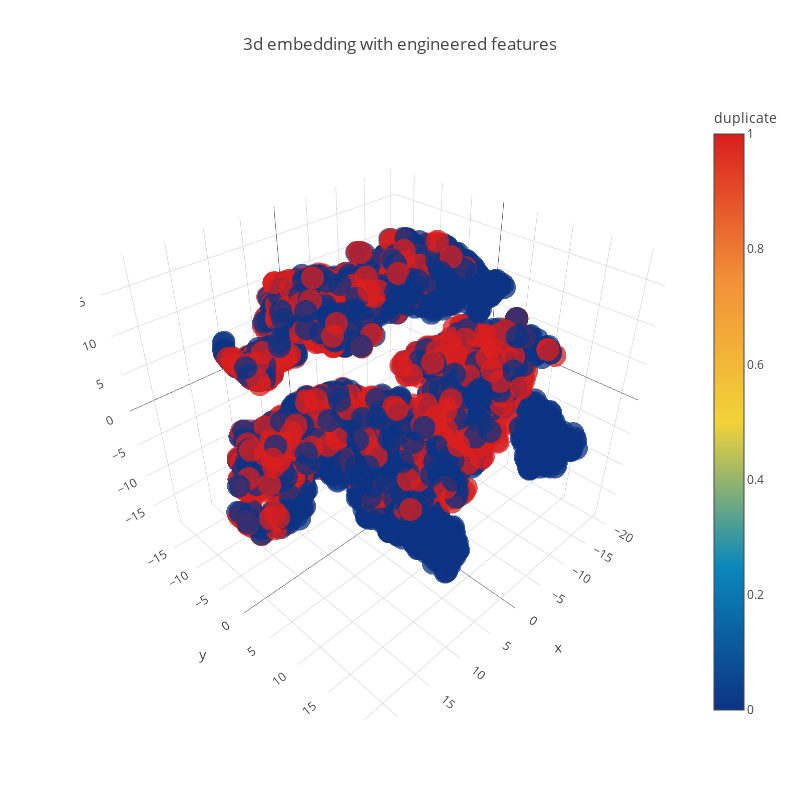

Notebook code cell kept with this figure:
### Code cell
trace1 = go.Scatter3d(
    x=tsne3d[:,0],
    y=tsne3d[:,1],
    z=tsne3d[:,2],
    mode='markers',
    marker=dict(
        sizemode='diameter',
        color = y,
        colorscale = 'Portland',
        colorbar = dict(title = 'duplicate'),
        line=dict(color='rgb(255, 255, 255)'),
        opacity=0.75
    )
)

data=[trace1]
layout=dict(height=800, width=800, title='3d embedding with engineered features')
fig=dict(data=data, layout=layout)
py.iplot(fig, filename='3DBubble')

### Figure 1 — Plotly figure (JSON) as saved in the notebook; plotly's stock layout.template omitted (floating-point values rounded to 4 significant figures; data arrays with more than 128 entries replaced by an {"elided": "..."} marker saying what was removed)
{"data": [{"marker": {"color": {"elided": "5000 int values"}, "colorbar": {"title": {"text": "duplicate"}}, "colorscale": "Portland", "line": {"color": "rgb(255, 255, 255)"}, "opacity": 0.75, "sizemode": "diameter"}, "mode": "markers", "type": "scatter3d", "uid": "769287d8-0b13-48da-be17-2f398466a427", "x": {"elided": "5000 float values"}, "y": {"elided": "5000 float values"}, "z": {"elided": "5000 float values"}}], "layout": {"height": 800, "title": {"text": "3d embedding with engineered features"}, "width": 800}}
